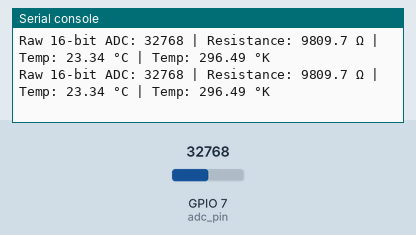
The program below on a simulated ESP32 board running MicroPython. Shown: the last lines printed to the serial console. The test bench sets the inputs (shaded band); at power-on: GPIO 7 (adc_pin) = 32768 (analog values on the 0–65535 scale).

Above: at 1.2 s.
1.3 s: GPIO 7 (adc_pin) set to 7864
At 2.5 s:
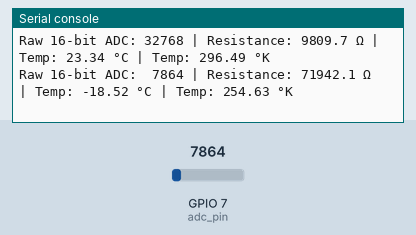
3.5 s: GPIO 7 (adc_pin) set to 0
At 4.8 s:
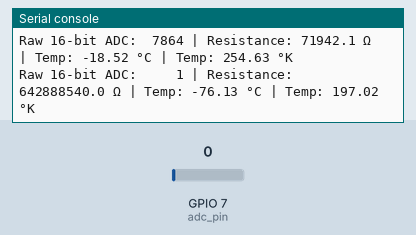

The program:

thermister.py
```python
from machine import Pin, ADC
import math
import time

# --- Configuration ---
adc_pin = Pin(7, Pin.IN)
adc = ADC(adc_pin)
adc.atten(ADC.ATTN_11DB)

# --- Calibrated Steinhart-Hart Coefficients ---
# Calculated for: 11000 Ohms @ 20°C & 10000 Ohms @ 25°C
A = 0.1089202450e-3
B = 3.835926653e-4
C = -3.372025351e-7

SERIES_RESISTOR = 9810.0   # Your physically measured fixed resistor value
MAX_ADC_VALUE = 65535.0    # 16-bit Full Scale ceiling for read_u16()

while True:
    # Read using 16-bit resolution (Universal MicroPython standard)
    adc_val = adc.read_u16()

    # Boundary padding to secure calculations from division errors
    if adc_val >= MAX_ADC_VALUE:
        adc_val = MAX_ADC_VALUE - 10
    elif adc_val <= 0:
        adc_val = 1

    # Voltage divider formula: Assumes Thermistor to 3.3V, Fixed Resistor to GND
    resistance = SERIES_RESISTOR * ((MAX_ADC_VALUE / adc_val) - 1.0)
    if resistance > 0:
        # Steinhart-Hart Conversion
        log_r = math.log(resistance)
        temp_kelvin = 1.0 / (A + (B * log_r) + (C * log_r**3))

        temp_celsius = temp_kelvin - 273.15
        temp_fahrenheit = (temp_celsius * 9.0 / 5.0) + 32.0

        print("Raw 16-bit ADC: {:5d} | Resistance: {:.1f} Ω | Temp: {:.2f} °C | Temp: {:.2f} °K".format(adc_val, resistance, temp_celsius, temp_kelvin))
    else:
        print("Raw ADC: {} | Error: Invalid Resistance".format(adc_val))

    time.sleep(1)
```

Measured:
- after the input at 1.3 s, the serial console: prints a new line after 0.70 s (image 1)
- after the input at 3.5 s, the serial console: prints a new line after 0.50 s (image 2)
